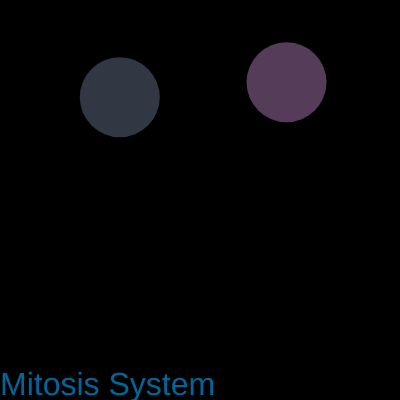
Frame 1 (no input)
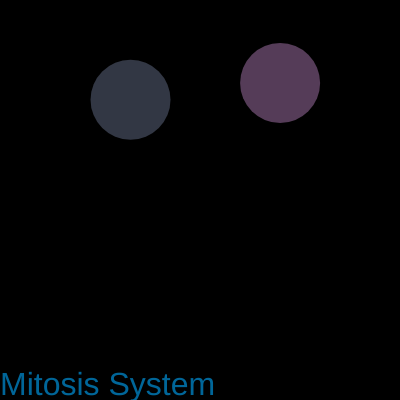
Frame 60 (no input)
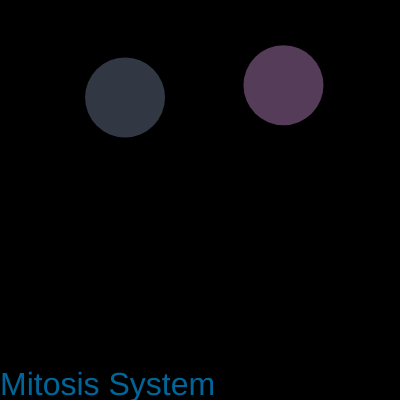
Frame 120 (the mouse pressed at the canvas centre since frame 60)

The p5.js sketch that drew these frames (run headless with seeded random() and noise() and a simulated clock; from frame 60 on, the mouse is pressed at the canvas centre):

// p5.js sketch
// ── sketch.js
//A cellular mitosis simulation in p5.js.

var cells = [];

function setup() {
  createCanvas(400, 400);
  cells.push(new Cell());
  cells.push(new Cell());
}

function draw() {
 background(0);
 for (var i = 0; i < cells.length; i++) {
   cells[i].move();
   cells[i].show();
 }
    fill(0, 102, 153);
    textSize(32);
    text("Mitosis System", 0, height-5);
    
}

function mousePressed() {
  for (var i = cells.length-1; i >= 0; i--) {
    if (cells[i].clicked(mouseX, mouseY)) {
      cells.push(cells[i].mitosis());
      cells.push(cells[i].mitosis());
      cells.splice(i, 1);
    }
  }
}
// ── Cell.js
// every temp get false if we dont call the constructor with any of them.

function Cell(pos,r,c){
    if (pos){
        this.pos = pos.copy();
    }
    else{
        this.pos = createVector(random(width), random(height));
    }
    this.r = r || 80;
    this.c = c%255 || color(random(100,255),random(100,255),random(100,255),100);
    
    
    this.move = function() {
        var vel = p5.Vector.random2D(); 
        this.pos.add(vel);
    }
    
    this.show = function() {
        fill(this.c);
        noStroke();
        ellipse(this.pos.x, this.pos.y, this.r, this.r);
    }
    
    this.clicked = function(x,y){
        var d = dist(this.pos.x,this.pos.y,x,y);
        if (d<(this.r-5)){
            return true;
        }
        else{
            return false;
        }
    }
    
    this.mitosis = function(){
        var offset = random(-this.r,this.r);
        this.pos.x += random(-this.r,this.r);
        var cell = new Cell(this.pos, this.r*0.8, this.c+offset);
        return cell;
       // var cellB = new Cell(this.pos, this.r/2, this.c);
    }
}
